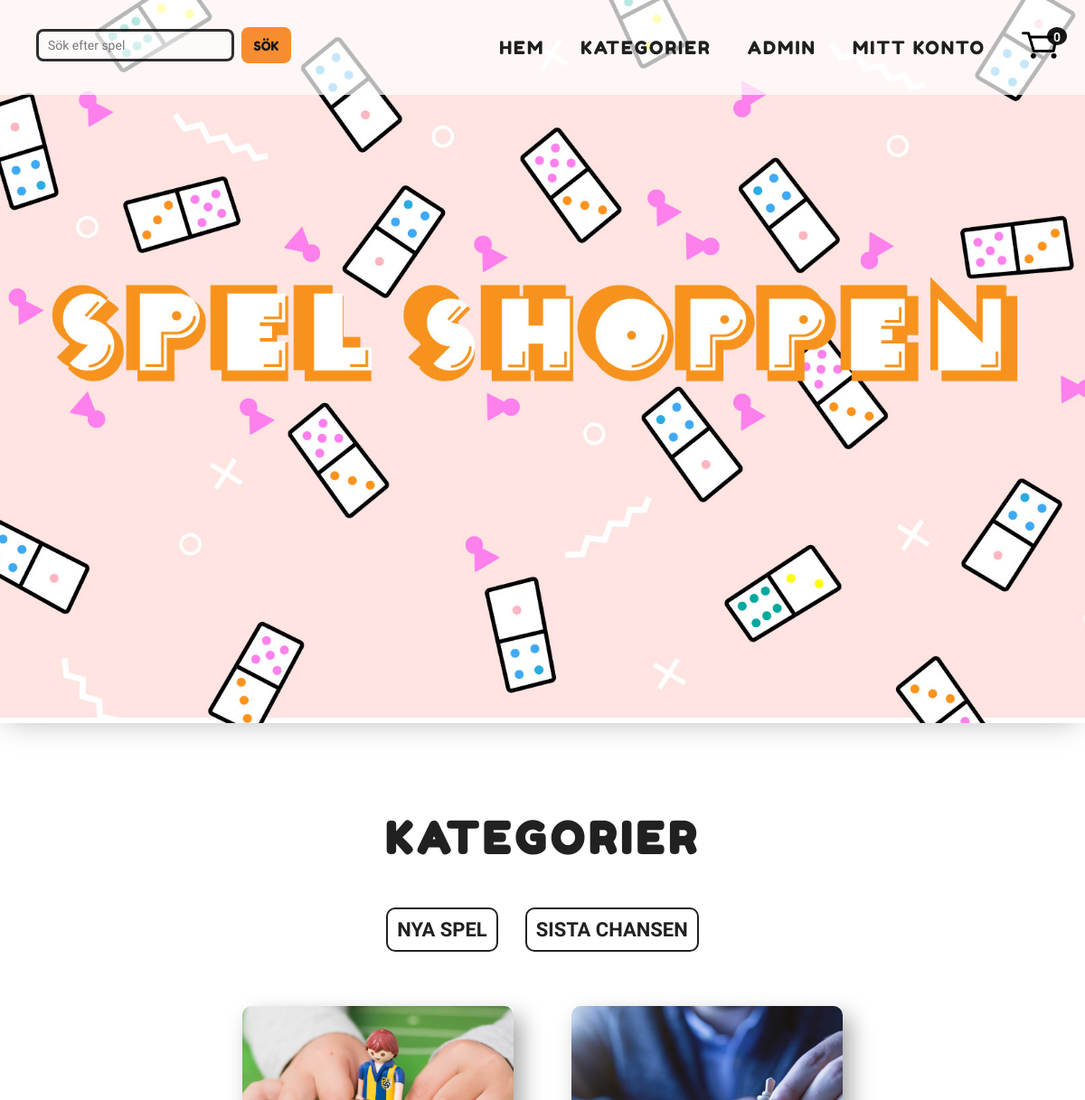
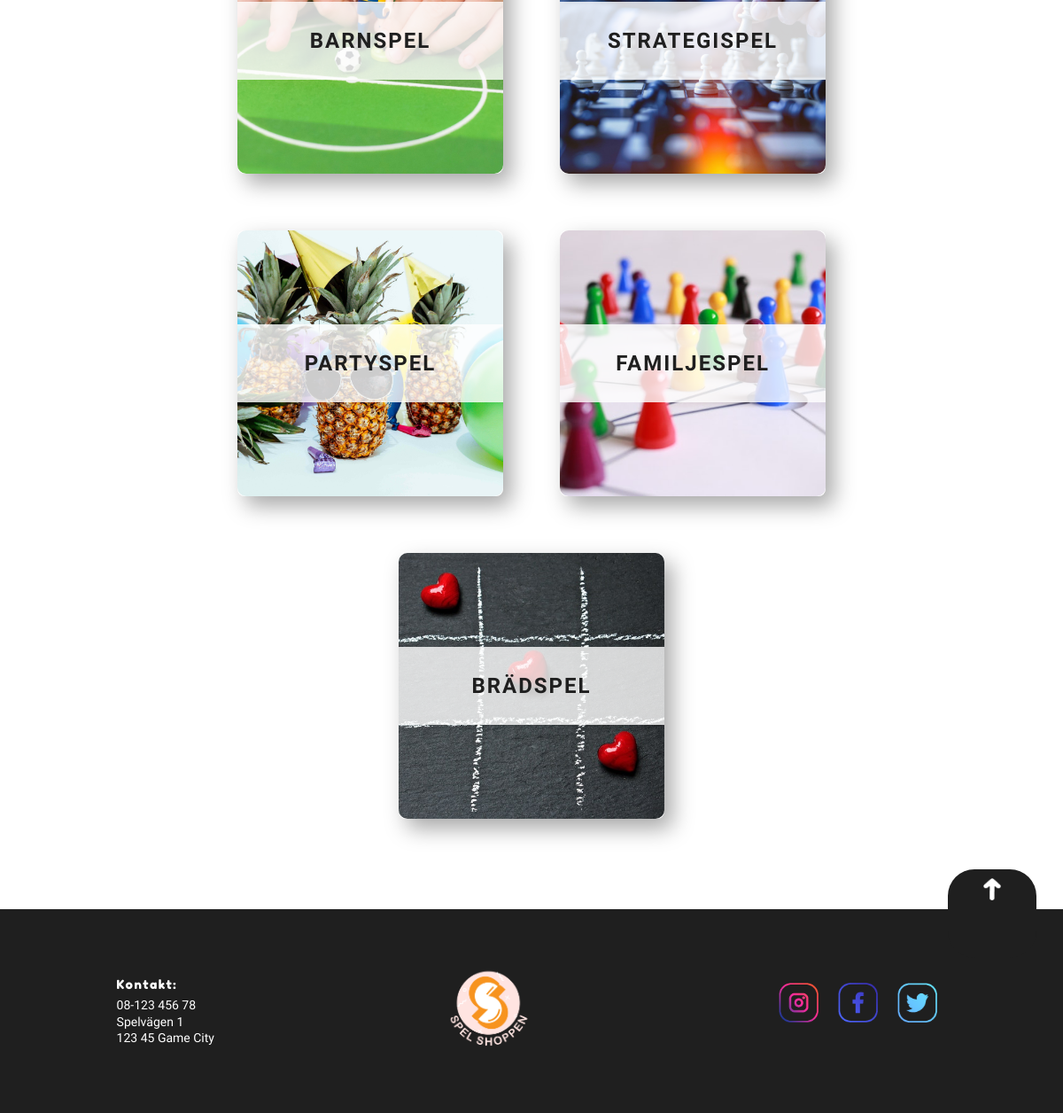
The page / on the database its author committed (2 pictures, top to bottom).
### tables this page shows
CREATE TABLE `webshop_categories` (
  `categoryid` int(11) NOT NULL,
  `category` varchar(100) NOT NULL,
  `image` varchar(200) NOT NULL
);

### index.php (called while the page is built)
<?php
require_once 'header_extern.php';
require_once 'frontpage.php';
require_once 'footer.php';

### frontpage.php (the view)
<?php
require_once 'header_extern.php';
require_once 'config/db.php';
$stmt = $db->prepare("SELECT * FROM `webshop_categories`
                      WHERE `categoryid`
                      IN (SELECT categoryid
                          FROM webshop_products
                          WHERE quantity > 0)");
$stmt->execute();
?>
<h2 class="frontpage_head">Kategorier</h2>
<section class="frontpage_links">
<h2><a href="news\news.php" class="frontpage_links__link">NYA SPEL</a></h2>
<br>
<h2><a href="lastChance\lastChance.php" class="frontpage_links__link">SISTA CHANSEN</a></h2>
<br>
</section>
<section class="frontpage_categories">
    <?php
    while ($row = $stmt->fetch(PDO::FETCH_ASSOC)) :
        $category = htmlspecialchars($row['category']);
        $categoryid = htmlspecialchars($row['categoryid']);
        $image = htmlspecialchars($row['image']);
        if(empty($image))
            $image = "https://via.placeholder.com/200x200.jpg";
        else
            $image = "images/$image";
        echo
            "<div class='category_card img_wrapper'>
            <img class='category_img' src='$image' alt='$category'>";
        echo
            "<a href='/categorypage/categorypage.php?id=$categoryid'
            class='category_title'>$category</a>
        </div>";
    endwhile;
    ?>
</section>

### styles/main.css (style rules this page uses)
* { -webkit-box-sizing: border-box; box-sizing: border-box; margin: 0; padding: 0; font-family: "Kulim Park", sans-serif; }
body { background: white; width: 100%; min-width: 200px; }
h2 { margin: 10px 0; font-size: 18px; }
@media (min-width: 500px) { h2 { font-size: 22px; } }
a { text-decoration: none; color: #151515; cursor: pointer; }
.img__wrapper, .img_wrapper { position: relative; block-size: 100%; inline-size: 100%; width: 100%; height: 100%; border-radius: 8px; }
.logo__img, .socialmedia__img, .category_img { display: block; -o-object-fit: cover; object-fit: cover; block-size: 100%; inline-size: 100%; max-block-size: 100%; max-inline-size: 100%; position: absolute; }
.frontpage_links { display: -webkit-box; display: -ms-flexbox; display: flex; -webkit-box-orient: vertical; -webkit-box-direction: normal; -ms-flex-direction: column; flex-direction: column; margin-bottom: 5px; }
.frontpage_links__link { color: #212121; border: 2px solid #212121; border-radius: 10px; margin: 20px; padding: 12px; }
@media (min-width: 600px) { .frontpage_links__link { margin: 15px; padding: 10px; } }
@media (min-width: 600px) { .frontpage_links { -webkit-box-orient: horizontal; -webkit-box-direction: normal; -ms-flex-direction: row; flex-direction: row; margin-bottom: 30px; } }
.frontpage_head { font-family: "Fredoka One", cursive; text-transform: uppercase; font-size: 36px; padding: 40px; letter-spacing: 5px; color: #212121; }
@media (min-width: 500px) { .frontpage_head { font-size: 48px; } }
.frontpage_categories { display: -webkit-box; display: -ms-flexbox; display: flex; -webkit-box-orient: vertical; -webkit-box-direction: normal; -ms-flex-direction: column; flex-direction: column; -webkit-box-pack: center; -ms-flex-pack: center; justify-content: center; -webkit-box-align: center; -ms-flex-align: center; align-items: center; }
@media (min-width: 600px) { .frontpage_categories { display: -webkit-box; display: -ms-flexbox; display: flex; -webkit-box-orient: horizontal; -webkit-box-direction: normal; -ms-flex-direction: row; flex-direction: row; -ms-flex-wrap: wrap; flex-wrap: wrap; -webkit-box-pack: center; -ms-flex-pack: center; justify-content: center; -webkit-box-align: center; -ms-flex-align: center; align-items: center; } }
.category_card { display: -webkit-box; display: -ms-flexbox; display: flex; -webkit-box-orient: vertical; -webkit-box-direction: normal; -ms-flex-direction: column; flex-direction: column; -webkit-box-pack: center; -ms-flex-pack: center; justify-content: center; margin: 2em; text-align: center; height: 300px; width: 300px; -webkit-box-shadow: 9px 11px 24px 0px #a8a8a8; box-shadow: 9px 11px 24px 0px #a8a8a8; }
.category_title { z-index: 1; text-decoration: none; background-color: rgba(255, 255, 255, 0.8); padding: 30px 5px; width: 300px; color: #1f1f1f; font-weight: bold; font-size: 20px; text-transform: uppercase; letter-spacing: 2px; }
@media (min-width: 800px) { .category_title { font-size: 24px; } }
.category_img { border-radius: 10px; }
body { height: 100%; }
*::before, *::after, * { -webkit-box-sizing: border-box; box-sizing: border-box; }

### rows shown on the page
webshop_categories: image+category (picture), category "BARNSPEL"
webshop_categories: image+category (picture), category "STRATEGISPEL"
webshop_categories: image+category (picture), category "PARTYSPEL"
webshop_categories: image (picture), category "FAMILJESPEL"
webshop_categories: image (picture), category "BRÄDSPEL"
